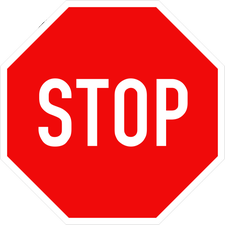
#> input picture signs/stop_1.png, 225 x 225 px
$ python -i add_sun.py   (imports and definitions only)
#> lines starting #> are read from the running program, lines starting #| are printed output that depends on the picture
#> further down, picture is the input picture: PIL image 225x225 RGBA; mean R, G, B, A 202.4, 55.9, 55.9, 209.5

import os
from PIL import Image, ImageEnhance
import random

def apply_sunny_effect(image, brightness_factor=1.2, contrast_factor=1.2, tint_color=(255, 255, 150)):
    """
    Apply a sunny effect to the input PIL image.

    Parameters:
    image (PIL.Image): The input image.
    brightness_factor (float): Controls the brightness enhancement. Default is 1.2.
    contrast_factor (float): Controls the contrast enhancement. Default is 1.2.
    tint_color (tuple): The color used to add a yellow tint to the image. Default is (255, 255, 150).

    Returns:
    PIL.Image: The image with the sunny effect applied.
    """
#> called with brightness_factor = 1.2, contrast_factor = 1.2, tint_color = (255, 255, 150)
    # Apply brightness enhancement
    enhancer = ImageEnhance.Brightness(image)
    enhanced_image = enhancer.enhance(brightness_factor)

    # Apply contrast enhancement
    enhancer = ImageEnhance.Contrast(enhanced_image)
    enhanced_image = enhancer.enhance(contrast_factor)

    # Add yellow tint to the image
    tint_layer = Image.new("RGB", image.size, tint_color).convert('RGB')
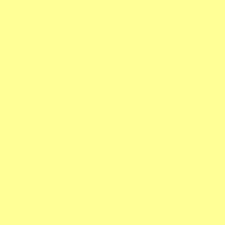
#> tint_layer: PIL image 225x225 RGB; mean R, G, B 255, 255, 150
#> (the run stopped early here; a loop or call above may not have finished)

$ run again, on signs/stop_2.png
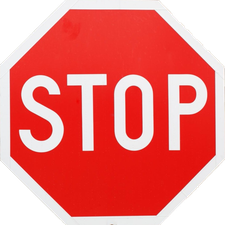
#> input picture signs/stop_2.png, 225 x 225 px
#> picture is the input picture: PIL image 225x225 RGBA; mean R, G, B, A 195.9, 82.3, 79.7, 211.5
#> in apply_sunny_effect, `enhanced_image = enhancer.enhance(brightness_factor)`:
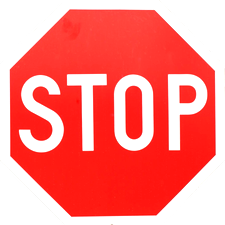
#> enhanced_image: PIL image 225x225 RGBA; mean R, G, B, A 214.1, 90.9, 87.4, 211.5; transparent parts drawn white
#> in apply_sunny_effect, `enhanced_image = enhancer.enhance(contrast_factor)`:
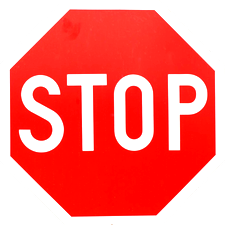
#> enhanced_image: PIL image 225x225 RGBA; mean R, G, B, A 214.2, 81, 77.8, 211.5; transparent parts drawn white
